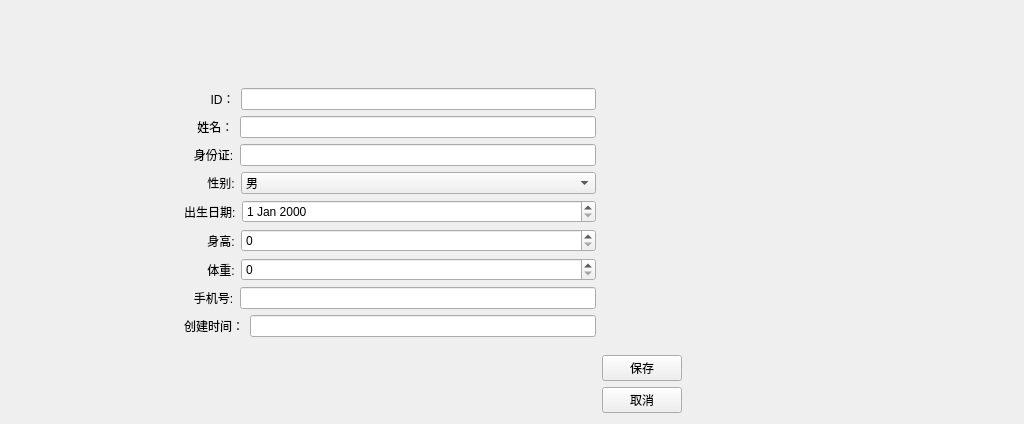
<?xml version="1.0" encoding="UTF-8"?>
<ui version="4.0">
 <class>PatientEditView</class>
 <widget class="QWidget" name="PatientEditView">
  <property name="geometry">
   <rect>
    <x>0</x>
    <y>0</y>
    <width>1024</width>
    <height>424</height>
   </rect>
  </property>
  <property name="windowTitle">
   <string>Form</string>
  </property>
  <layout class="QHBoxLayout" name="horizontalLayout_11">
   <item>
    <spacer name="horizontalSpacer">
     <property name="orientation">
      <enum>Qt::Orientation::Horizontal</enum>
     </property>
     <property name="sizeType">
      <enum>QSizePolicy::Policy::Fixed</enum>
     </property>
     <property name="sizeHint" stdset="0">
      <size>
       <width>173</width>
       <height>20</height>
      </size>
     </property>
    </spacer>
   </item>
   <item>
    <layout class="QVBoxLayout" name="verticalLayout_5">
     <item>
      <spacer name="verticalSpacer_2">
       <property name="orientation">
        <enum>Qt::Orientation::Vertical</enum>
       </property>
       <property name="sizeHint" stdset="0">
        <size>
         <width>20</width>
         <height>40</height>
        </size>
       </property>
      </spacer>
     </item>
     <item>
      <layout class="QVBoxLayout" name="verticalLayout_4">
       <item>
        <layout class="QVBoxLayout" name="verticalLayout">
         <item>
          <layout class="QHBoxLayout" name="horizontalLayout_4">
           <item>
            <widget class="QLabel" name="label">
             <property name="text">
              <string>        ID：</string>
             </property>
             <property name="alignment">
              <set>Qt::AlignmentFlag::AlignLeading|Qt::AlignmentFlag::AlignLeft|Qt::AlignmentFlag::AlignVCenter</set>
             </property>
            </widget>
           </item>
           <item>
            <widget class="QLineEdit" name="dbEditID">
             <property name="alignment">
              <set>Qt::AlignmentFlag::AlignLeading|Qt::AlignmentFlag::AlignLeft|Qt::AlignmentFlag::AlignVCenter</set>
             </property>
            </widget>
           </item>
          </layout>
         </item>
         <item>
          <layout class="QHBoxLayout" name="horizontalLayout_3">
           <item>
            <widget class="QLabel" name="label_2">
             <property name="text">
              <string>    姓名：</string>
             </property>
            </widget>
           </item>
           <item>
            <widget class="QLineEdit" name="dbEditName">
             <property name="alignment">
              <set>Qt::AlignmentFlag::AlignLeading|Qt::AlignmentFlag::AlignLeft|Qt::AlignmentFlag::AlignVCenter</set>
             </property>
            </widget>
           </item>
          </layout>
         </item>
         <item>
          <layout class="QHBoxLayout" name="horizontalLayout_2">
           <item>
            <widget class="QLabel" name="label_3">
             <property name="text">
              <string>   身份证:</string>
             </property>
            </widget>
           </item>
           <item>
            <widget class="QLineEdit" name="dbEditIDCard"/>
           </item>
          </layout>
         </item>
         <item>
          <layout class="QHBoxLayout" name="horizontalLayout_8">
           <item>
            <widget class="QLabel" name="label_4">
             <property name="sizePolicy">
              <sizepolicy hsizetype="Fixed" vsizetype="Preferred">
               <horstretch>0</horstretch>
               <verstretch>0</verstretch>
              </sizepolicy>
             </property>
             <property name="text">
              <string>       性别:</string>
             </property>
            </widget>
           </item>
           <item>
            <widget class="QComboBox" name="dbComboSex">
             <item>
              <property name="text">
               <string>男</string>
              </property>
             </item>
             <item>
              <property name="text">
               <string>女</string>
              </property>
             </item>
            </widget>
           </item>
          </layout>
         </item>
         <item>
          <layout class="QHBoxLayout" name="horizontalLayout_5">
           <item>
            <widget class="QLabel" name="label_5">
             <property name="sizePolicy">
              <sizepolicy hsizetype="Fixed" vsizetype="Preferred">
               <horstretch>0</horstretch>
               <verstretch>0</verstretch>
              </sizepolicy>
             </property>
             <property name="text">
              <string>出生日期:</string>
             </property>
            </widget>
           </item>
           <item>
            <widget class="QDateEdit" name="dbDateEditDOB"/>
           </item>
          </layout>
         </item>
         <item>
          <layout class="QHBoxLayout" name="horizontalLayout_7">
           <item>
            <widget class="QLabel" name="label_6">
             <property name="sizePolicy">
              <sizepolicy hsizetype="Fixed" vsizetype="Preferred">
               <horstretch>0</horstretch>
               <verstretch>0</verstretch>
              </sizepolicy>
             </property>
             <property name="text">
              <string>       身高:</string>
             </property>
             <property name="alignment">
              <set>Qt::AlignmentFlag::AlignLeading|Qt::AlignmentFlag::AlignLeft|Qt::AlignmentFlag::AlignVCenter</set>
             </property>
            </widget>
           </item>
           <item>
            <widget class="QSpinBox" name="dbSpinHeight"/>
           </item>
          </layout>
         </item>
         <item>
          <layout class="QHBoxLayout" name="horizontalLayout_6">
           <item>
            <widget class="QLabel" name="label_7">
             <property name="sizePolicy">
              <sizepolicy hsizetype="Fixed" vsizetype="Preferred">
               <horstretch>0</horstretch>
               <verstretch>0</verstretch>
              </sizepolicy>
             </property>
             <property name="text">
              <string>       体重:</string>
             </property>
            </widget>
           </item>
           <item>
            <widget class="QSpinBox" name="dbSpinWeight"/>
           </item>
          </layout>
         </item>
         <item>
          <layout class="QHBoxLayout" name="horizontalLayout">
           <item>
            <widget class="QLabel" name="label_8">
             <property name="text">
              <string>   手机号:</string>
             </property>
            </widget>
           </item>
           <item>
            <widget class="QLineEdit" name="dbEditMobile"/>
           </item>
          </layout>
         </item>
        </layout>
       </item>
       <item>
        <layout class="QHBoxLayout" name="horizontalLayout_10">
         <item>
          <widget class="QLabel" name="label_9">
           <property name="sizePolicy">
            <sizepolicy hsizetype="Preferred" vsizetype="Preferred">
             <horstretch>0</horstretch>
             <verstretch>0</verstretch>
            </sizepolicy>
           </property>
           <property name="text">
            <string>创建时间：</string>
           </property>
          </widget>
         </item>
         <item>
          <widget class="QLineEdit" name="dbCreatedTimeStamp">
           <property name="sizePolicy">
            <sizepolicy hsizetype="MinimumExpanding" vsizetype="Fixed">
             <horstretch>0</horstretch>
             <verstretch>0</verstretch>
            </sizepolicy>
           </property>
          </widget>
         </item>
        </layout>
       </item>
      </layout>
     </item>
     <item>
      <spacer name="verticalSpacer_3">
       <property name="orientation">
        <enum>Qt::Orientation::Vertical</enum>
       </property>
       <property name="sizeHint" stdset="0">
        <size>
         <width>20</width>
         <height>40</height>
        </size>
       </property>
      </spacer>
     </item>
    </layout>
   </item>
   <item>
    <layout class="QHBoxLayout" name="horizontalLayout_9">
     <item>
      <layout class="QVBoxLayout" name="verticalLayout_3">
       <item>
        <layout class="QVBoxLayout" name="verticalLayout_2">
         <item>
          <spacer name="verticalSpacer">
           <property name="orientation">
            <enum>Qt::Orientation::Vertical</enum>
           </property>
           <property name="sizeHint" stdset="0">
            <size>
             <width>20</width>
             <height>40</height>
            </size>
           </property>
          </spacer>
         </item>
         <item>
          <widget class="QPushButton" name="pushButton_2">
           <property name="text">
            <string>保存</string>
           </property>
          </widget>
         </item>
         <item>
          <widget class="QPushButton" name="pushButton">
           <property name="text">
            <string>取消</string>
           </property>
          </widget>
         </item>
        </layout>
       </item>
      </layout>
     </item>
     <item>
      <spacer name="horizontalSpacer_2">
       <property name="orientation">
        <enum>Qt::Orientation::Horizontal</enum>
       </property>
       <property name="sizeType">
        <enum>QSizePolicy::Policy::MinimumExpanding</enum>
       </property>
       <property name="sizeHint" stdset="0">
        <size>
         <width>5</width>
         <height>20</height>
        </size>
       </property>
      </spacer>
     </item>
    </layout>
   </item>
  </layout>
 </widget>
 <resources/>
 <connections/>
</ui>
